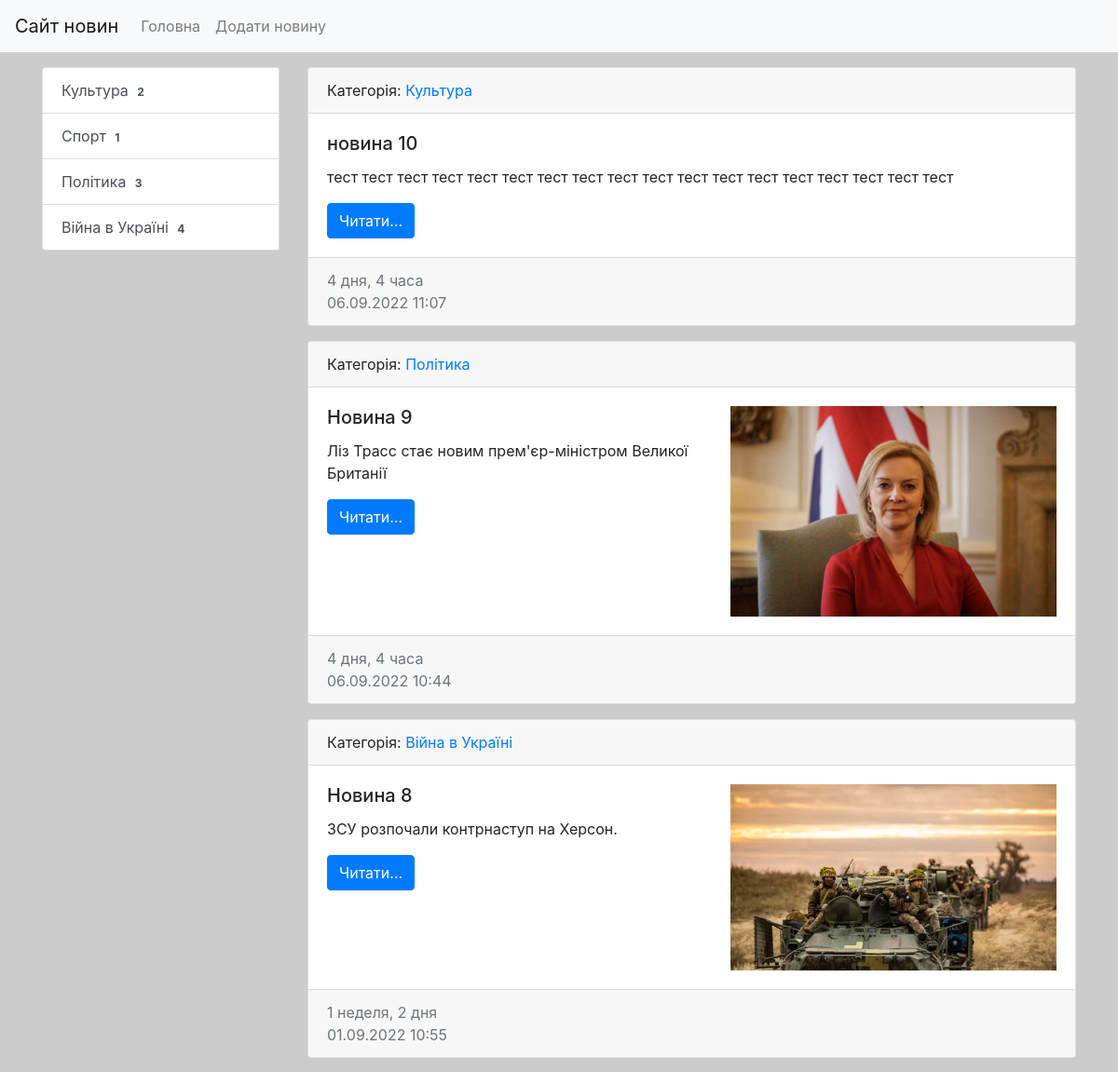
The app's page / (upper part), older data.
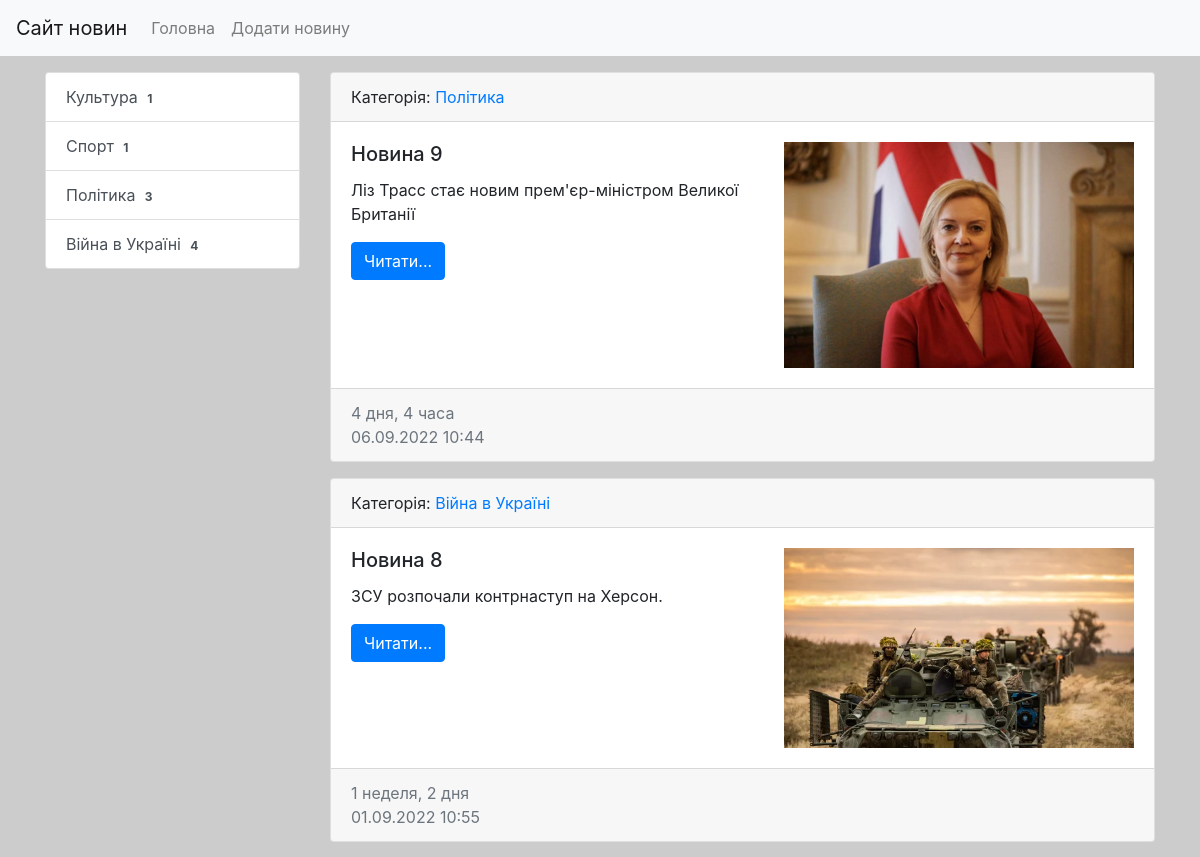
The same page, newer data.
### news/models.py (models this page shows, shortened)
class Category(models.Model):
    title = models.CharField(max_length=150, db_index=True, verbose_name='Назва категорії')
    def get_absolute_url(self):
        return reverse('category', kwargs={'category_id': self.pk})
    def __str__(self):
        return self.title
    class Meta:
        verbose_name = 'Категорія'
        verbose_name_plural = 'Категорії'
        ordering = ['title']

class News(models.Model):
    title = models.CharField(max_length=150, verbose_name='Заголовок')
    content = models.TextField(blank=True, verbose_name='Зміст')
    created_at = models.DateTimeField(auto_now_add=True, verbose_name='Створено')
    updated_at = models.DateTimeField(auto_now=True, verbose_name='Оновлено')
    photo = models.ImageField(upload_to='photos/%Y/%m/%d/', verbose_name='Фото', blank=True)
    is_published = models.BooleanField(default=True, verbose_name='Опубліковано')
    category = models.ForeignKey('Category', on_delete=models.PROTECT, verbose_name='Категорія')
    views = models.IntegerField(default=0)
    def get_absolute_url(self):
        return reverse('view_news', kwargs={'pk': self.pk})
    class Meta:
        verbose_name = 'Новина'
        verbose_name_plural = 'Новини'
        ordering = ['-created_at']

### news/views.py (the view)
# urls.py: path('', HomeNews.as_view(), name='home'),
class HomeNews(ListView):
    model = News
    template_name = 'news/home_news_list.html'
    context_object_name = 'news'
    def get_context_data(self, *, object_list=None, **kwargs):
        context = super().get_context_data(**kwargs)
        context['title'] = 'Головна сторінка'
        return context
    def get_queryset(self):
        return News.objects.filter(is_published=True)

### news/templatetags/news_tags.py (called while the page is built)
@register.inclusion_tag('news/list_categories.html')
def show_categories():
    categories = Category.objects.annotate(cnt=Count('news')).filter(cnt__gt=0)
    return {'categories': categories}

### news/templates/news/home_news_list.html (shortened to what this page needs)
{% extends 'base.html' %}
{% block sidebar %}
{% include 'inc/_sidebar.html' %}
{% endblock %}
{% block content %}
  {% for i in news %}
  <div class="card mb-3">
    <div class="card-header">
      Категорія: <a href="{{ i.category.get_absolute_url }}">{{ i.category }}</a>
    </div>
    <div class="card-body">
      <div class="media">
        <div class="media-body">
          <h5 class="card-title">{{ i.title }}</h5>
          <p class="card-text">{{ i.content }}</p>
          <a href="{{ i.get_absolute_url }}" class="btn btn-primary">Читати...</a>
        </div>
        {% if i.photo %}
        <img class="ml-3" src="{{ i.photo.url }}" alt="" width="350">
        {%endif%}
      </div>
    </div>
    <div class="card-footer text-muted">
      {{ i.created_at|timesince}} <br>
      {{ i.created_at|date:"d.m.Y H:i"}}
    </div>
  </div>
  {% endfor %}
{% endblock %}

### news/templates/news/list_categories.html
<div class="list-group">
    {% for item in categories %}
    <a href="{{ item.get_absolute_url }}" class="list-group-item list-group-item-action">{{ item.title }}  <span class="
badge text-bg-secondary">{{ item.cnt }}</span></a>
    {% endfor %}
</div>

Row changes from the older to the newer data that the page shows:
removed News: category "Культура", title "новина 10", content "тест тест тест тест тест тест тест тест тест тест тест тест тест тест тест тест тест тест", created_at "4 дня, 4 часа", created_at "06.09.2022 11:07"
computed for Category "Культура": cnt "2" → "1"
